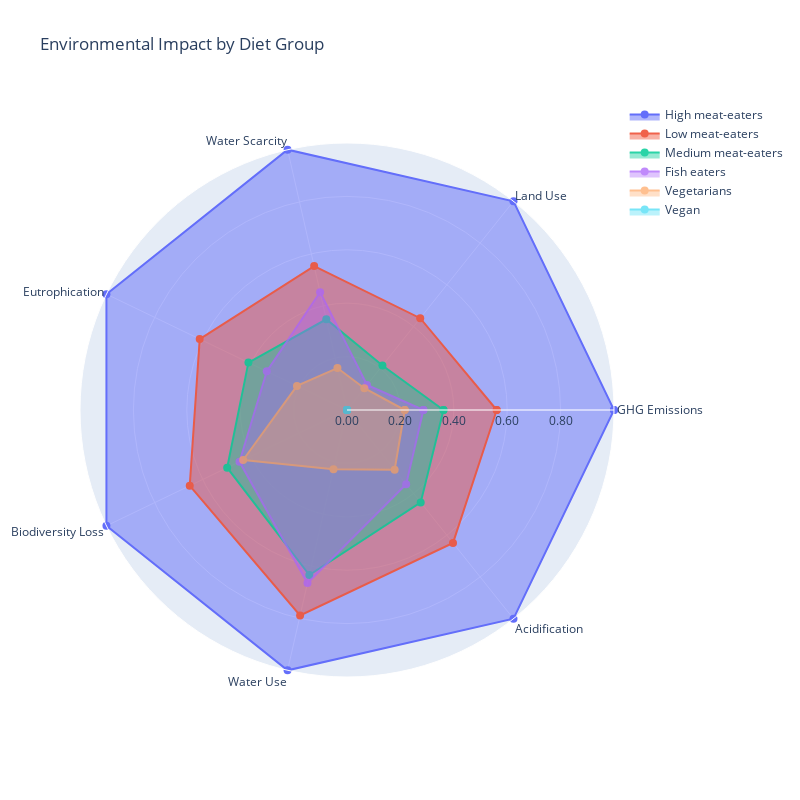

The notebook cell this image was saved under:
### Markdown cell above
### Radar Chart

### Code cell
import plotly.graph_objects as go
import pandas as pd
import numpy as np

# Group and normalize data
impact_columns = ['mean_ghgs', 'mean_land', 'mean_watscar', 'mean_eut', 'mean_bio', 'mean_watuse', 'mean_acid']
grouped_df = df_diet.groupby('diet_group_clean')[impact_columns].mean()

# Normalize to 0-1
normalized_df = (grouped_df - grouped_df.min()) / (grouped_df.max() - grouped_df.min())

# Sort by total impact
normalized_df['total_impact'] = normalized_df.sum(axis=1)
sorted_df = normalized_df.sort_values(by='total_impact', ascending=False)
sorted_df.drop(columns='total_impact', inplace=True)

# Renamed labels
label_renames = {
    'mean_ghgs': 'GHG Emissions',
    'mean_land': 'Land Use',
    'mean_watscar': 'Water Scarcity',
    'mean_eut': 'Eutrophication',
    'mean_bio': 'Biodiversity Loss',
    'mean_watuse': 'Water Use',
    'mean_acid': 'Acidification'
}
categories = [label_renames[col] for col in impact_columns]
categories += categories[:1]  # Close loop for radar

# Create radar chart
fig = go.Figure()

for i, (group, row) in enumerate(sorted_df.iterrows()):
    values = row.tolist()
    values += values[:1]  # Close the loop

    opacity = 1 - (i * 0.5 / len(sorted_df))  # Reduce opacity for less impactful diets

    fig.add_trace(go.Scatterpolar(
        r=values,
        theta=categories,
        name=group,
        opacity=opacity,
        fill='toself',
        hoverinfo='text+name',
        mode='lines+markers',
        marker=dict(symbol='circle', size=8),
        line=dict(width=2)
    ))

# Customize layout
fig.update_layout(
    width=800,
    height=800,
    polar=dict(
        radialaxis=dict(
            visible=True,
            range=[0, 1],
            tickvals=[0.0, 0.2, 0.4, 0.6, 0.8],
            ticktext=["0.00", "0.20", "0.40", "0.60", "0.80"]
        )
    ),
    title="Environmental Impact by Diet Group",
    showlegend=True,
    legend=dict(itemclick="toggle", itemdoubleclick="toggleothers")
)

fig.show()

### Figure 1 — Plotly figure (JSON) as saved in the notebook; plotly's stock layout.template omitted (floating-point values rounded to 4 significant figures)
{"data": [{"fill": "toself", "hoverinfo": "text+name", "line": {"width": 2}, "marker": {"size": 8, "symbol": "circle"}, "mode": "lines+markers", "name": "High meat-eaters", "opacity": 1, "r": [1, 1, 1, 1, 1, 1, 1, 1], "theta": ["GHG Emissions", "Land Use", "Water Scarcity", "Eutrophication", "Biodiversity Loss", "Water Use", "Acidification", "GHG Emissions"], "type": "scatterpolar"}, {"fill": "toself", "hoverinfo": "text+name", "line": {"width": 2}, "marker": {"size": 8, "symbol": "circle"}, "mode": "lines+markers", "name": "Low meat-eaters ", "opacity": 0.9167, "r": [0.5607, 0.4398, 0.5528, 0.6123, 0.6537, 0.7895, 0.6367, 0.5607], "theta": ["GHG Emissions", "Land Use", "Water Scarcity", "Eutrophication", "Biodiversity Loss", "Water Use", "Acidification", "GHG Emissions"], "type": "scatterpolar"}, {"fill": "toself", "hoverinfo": "text+name", "line": {"width": 2}, "marker": {"size": 8, "symbol": "circle"}, "mode": "lines+markers", "name": "Medium meat-eaters", "opacity": 0.8333, "r": [0.3613, 0.2129, 0.3486, 0.4098, 0.4982, 0.6339, 0.4427, 0.3613], "theta": ["GHG Emissions", "Land Use", "Water Scarcity", "Eutrophication", "Biodiversity Loss", "Water Use", "Acidification", "GHG Emissions"], "type": "scatterpolar"}, {"fill": "toself", "hoverinfo": "text+name", "line": {"width": 2}, "marker": {"size": 8, "symbol": "circle"}, "mode": "lines+markers", "name": "Fish eaters", "opacity": 0.75, "r": [0.286, 0.1201, 0.4528, 0.3334, 0.4468, 0.6649, 0.3554, 0.286], "theta": ["GHG Emissions", "Land Use", "Water Scarcity", "Eutrophication", "Biodiversity Loss", "Water Use", "Acidification", "GHG Emissions"], "type": "scatterpolar"}, {"fill": "toself", "hoverinfo": "text+name", "line": {"width": 2}, "marker": {"size": 8, "symbol": "circle"}, "mode": "lines+markers", "name": "Vegetarians", "opacity": 0.6667, "r": [0.2162, 0.1042, 0.1611, 0.208, 0.4317, 0.2276, 0.2861, 0.2162], "theta": ["GHG Emissions", "Land Use", "Water Scarcity", "Eutrophication", "Biodiversity Loss", "Water Use", "Acidification", "GHG Emissions"], "type": "scatterpolar"}, {"fill": "toself", "hoverinfo": "text+name", "line": {"width": 2}, "marker": {"size": 8, "symbol": "circle"}, "mode": "lines+markers", "name": "Vegan", "opacity": 0.5833, "r": [0, 0, 0, 0, 0, 0, 0, 0], "theta": ["GHG Emissions", "Land Use", "Water Scarcity", "Eutrophication", "Biodiversity Loss", "Water Use", "Acidification", "GHG Emissions"], "type": "scatterpolar"}], "layout": {"height": 800, "legend": {"itemclick": "toggle", "itemdoubleclick": "toggleothers"}, "polar": {"angularaxis": {"type": "category"}, "radialaxis": {"autorange": false, "range": [0, 1], "ticktext": ["0.00", "0.20", "0.40", "0.60", "0.80"], "tickvals": [0, 0.2, 0.4, 0.6, 0.8], "type": "linear", "visible": true}}, "showlegend": true, "title": {"text": "Environmental Impact by Diet Group"}, "width": 800}}
